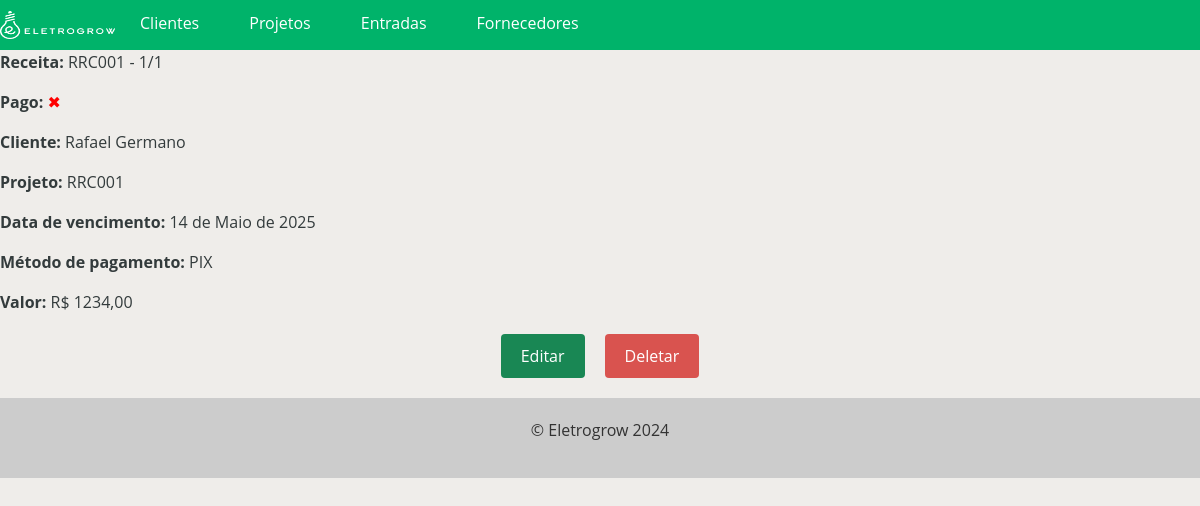
/inflow/detail/1, run on the app's committed database.
### inflows/models.py (models this page shows, shortened)
class ModelInflow(models.Model):
    income = models.CharField(max_length=15, unique=True, verbose_name='Receita')
    paid = models.BooleanField(default=False, verbose_name='Pago')
    project = models.ForeignKey(ModelProject, on_delete=models.CASCADE, related_name='inflows', verbose_name='Projeto', blank=True, null=True)
    due_date = models.DateField(verbose_name='Data', default=now)
    payment_method = models.CharField(choices=METHOD_CHOICES, default='PIX', verbose_name='Método de pagamento')
    value = models.FloatField(verbose_name='Valor')

### projects/models.py (models this page shows)
class ModelProject(models.Model):
    name = models.CharField(max_length=6, unique=True, verbose_name='Nome')
    client = models.ForeignKey(ModelClient, on_delete=models.CASCADE, related_name='projects', verbose_name='Cliente')
    start_project = models.DateField(blank=True, null=True, verbose_name='Início do projeto')
    start_work = models.DateField(blank=True, null=True, verbose_name='Início da obra')
    end_project = models.DateField(blank=True, null=True, verbose_name='Fim de projeto/obra')
    parcel = models.PositiveIntegerField(default=1, verbose_name='Parcelas')
    value = models.FloatField(blank=True, null=True, verbose_name='Valor')
    due_date = models.DateField(blank=True, null=True, verbose_name='Data de vencimento')
    def __str__(self):
        return self.name

### clients/models.py (models this page shows, shortened)
class ModelClient(models.Model):
    name = models.CharField(max_length=300, unique=True, verbose_name='Nome')
    phone = PhoneNumberField(blank=True, null=True, region='BR', verbose_name='Telefone')
    email = models.EmailField(blank=True, null=True, verbose_name='E-mail')
    address = models.CharField(blank=True, null=True, verbose_name='Endereço')
    neighborhood = models.CharField(blank=True, null=True, verbose_name='Bairro')
    city = models.CharField(blank=True, null=True, verbose_name='Cidade')
    state = BRStateField(blank=True, null=True, verbose_name='Estado')
    cep = BRPostalCodeField(blank=True, null=True, verbose_name='CEP')
    cpf = BRCPFField(blank=True, null=True, verbose_name='CPF')
    cnpj = BRCNPJField(blank=True, null=True, verbose_name='CNPJ')
    def __str__(self):
        return self.name

### inflows/views.py (the view)
# urls.py: path('detail/<int:pk>', DetailInflow.as_view(), name='detail_inflow'),
class DetailInflow(DetailView):
    model = ModelInflow
    template_name = 'detail_inflow.html'

### inflows/templates/detail_inflow.html (shortened to what this page needs)
{% extends "base.html" %}
{% block content %}
  <div class="project">
    <p><strong>Receita:</strong> {{ object.income }}</p>
    <p><strong>Pago:</strong> <span style="color: {% if object.paid %}green{% else %}red{% endif %};">
                                {% if object.paid %} ✔ {% else %} ✖ {% endif %}
                              </span>
    </p>
    <p><strong>Cliente:</strong> {{ object.project.client|default_if_none:"-" }}</p>
    <p><strong>Projeto:</strong> {{ object.project|default_if_none:"-"}}</p>
    <p><strong>Data de vencimento:</strong> {{ object.due_date }}</p>
    <p><strong>Método de pagamento:</strong> {{ object.payment_method }}</p>
    <p><strong>Valor:</strong> R$ {{ object.value|floatformat:2 }}</p>
  </div>
    <div class="buttons-container">
      <a href="{% url 'update_inflow' pk=object.pk %}" class="btn btn-success">Editar</a>
      <a href="{% url 'delete_inflow' pk=object.pk %}" class="btn btn-danger">Deletar</a>
    </div>
{% endblock %}

### app/templates/base.html (style rules this page uses)
body { font-family: 'Open Sans', sans-serif; color: light-dark(#333b3c, #efefec); background-color: light-dark(#efedea, #223a2c); margin: 0; padding: 0; }

### inflows/templates/detail_inflow.html (style rules this page uses)
.buttons-container { display: flex; justify-content: center; margin-top: 20px; margin-bottom: 20px; }
.btn { display: inline-block; border: none; padding: 10px 20px; font-size: 16px; border-radius: 4px; cursor: pointer; margin: 0 10px; }
.btn-danger { background-color: #d9534f; text-decoration: none !important; }
a { text-decoration: none !important; }

### data on the page
ModelInflow: income "RRC001 - 1/1", project.client "Rafael Germano", project "RRC001", due_date "14 de Maio de 2025", payment_method "PIX", value "1234,00"
